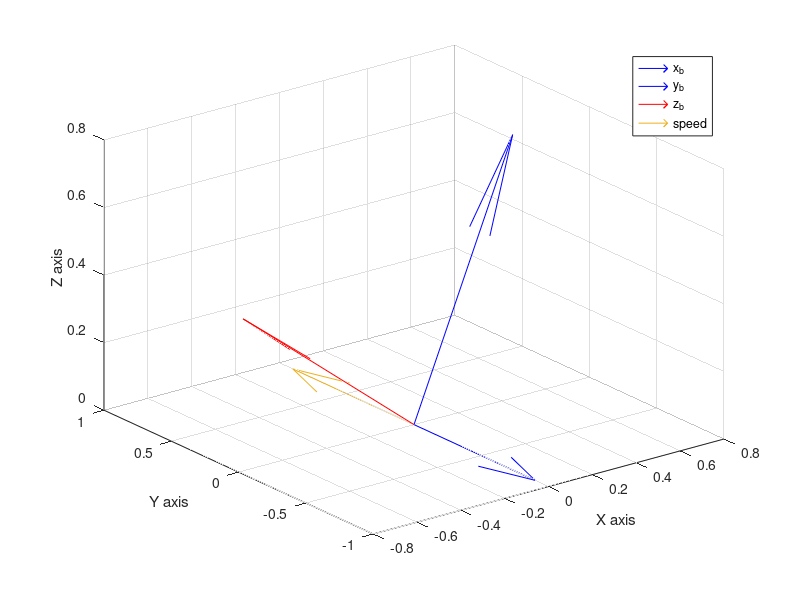

Write MATLAB code to recreate this figure. (Note: this script raises an error after producing the figure.)
%% Initial condition
clear
close all
clc

x_v = [1; 0; 0];
y_v = [0; 1; 0];
z_v = [0; 0; 1];
origin = [0; 0; 0];

PHI0 = 60;                                  % Initial roll angle (Between non-spinning frame and inertial) [deg]
PHI0 = deg2rad(PHI0);
THETA0 = 0;                                 % Initial pitch angle (Between non-spinning frame and inertial) [deg]
THETA0 = deg2rad(THETA0);
PSI0 = 270;                                 % Initial yaw angle (Between non-spinning frame and inertial) [deg]
PSI0 = deg2rad(PSI0);
ThAng = deg2rad(90);
speed = [cos(ThAng) sin(ThAng) 0];
RI01 = [
    1, 0, 0;
    0, cos(PHI0), sin(PHI0);
    0, -sin(PHI0), cos(PHI0)
    ];
RI02 = [
    cos(THETA0), 0, -sin(THETA0);
    0, 1, 0;
    sin(THETA0), 0, cos(THETA0)
];
RI03 = [
    cos(PSI0), sin(PSI0), 0;
    -sin(PSI0), cos(PSI0), 0;
    0, 0, 1
];
TI0 = RI01*RI02*RI03;
invTI0 = transpose(TI0);

attx = invTI0*x_v;
atty = invTI0*y_v;
attz = invTI0*z_v;

figure(1)
quiver3(origin(1), origin(2), origin(3), attx(1), attx(2), attx(3), 'b')
hold on
quiver3(origin(1), origin(2), origin(3), atty(1), atty(2), atty(3), 'b')
hold on
quiver3(origin(1), origin(2), origin(3), attz(1), attz(2), attz(3), 'r')
hold on
quiver3(origin(1), origin(2), origin(3), speed(1), speed(2), speed(3))
grid on;
xlabel('X axis'), ylabel('Y axis'), zlabel('Z axis')
legend('x_b', 'y_b', 'z_b','speed')
%% Dynamic plot w/ trajectory
clear
clc
close all

PHI0 = 70;                                  % Initial roll angle (Between non-spinning frame and inertial) [deg]
PHI0 = deg2rad(PHI0);
PSI0 = 240;                                 % Initial yaw angle (Between non-spinning frame and inertial) [deg]
PSI0 = deg2rad(PSI0);
THETA0 = 0;                                 % Initial pitch angle (Between non-spinning frame and inertial) [deg]
THETA0 = deg2rad(THETA0);  
load("Returning_Traj_XYZ-U-tout.mat");

RI01 = [
    1, 0, 0;
    0, cos(PHI0), sin(PHI0);
    0, -sin(PHI0), cos(PHI0)
    ];
RI02 = [
    cos(THETA0), 0, -sin(THETA0);
    0, 1, 0;
    sin(THETA0), 0, cos(THETA0)
];
RI03 = [
    cos(PSI0), sin(PSI0), 0;
    -sin(PSI0), cos(PSI0), 0;
    0, 0, 1
];
TI0 = RI01*RI02*RI03;
invTI0 = transpose(TI0);
phi = phi1;
theta = theta1;
psi = psi1;
% figure(1)

x_v = [1; 0; 0];
y_v = [0; 1; 0];
z_v = [0; 0; 1];
for i = 1:10:length(phi)
    R1 = [
    1, 0, 0;
    0, cos(phi(i)), sin(phi(i));
    0, -sin(phi(i)), cos(phi(i))
    ];
    R2 = [
    cos(theta(i)), 0, -sin(theta(i));
    0, 1, 0;
    sin(theta(i)), 0, cos(theta(i))
    ];
    R3 = [
    cos(psi(i)), sin(psi(i)), 0;
    -sin(psi(i)), cos(psi(i)), 0;
    0, 0, 1
    ];
    invT0 = R3*R2*R1;
    attx = invTI0*invT0*x_v;
    atty = invTI0*invT0*y_v;
    attz = invTI0*invT0*z_v;
    % figure(1)
    % quiver3(origin(1),origin(2),origin(3), attx(1), attx(2), attx(3), 'b')
    % hold on
    % quiver3(origin(1),origin(2),origin(3), atty(1), atty(2), atty(3), 'b')
    % hold on
    % quiver3(origin(1),origin(2),origin(3), attz(1), attz(2), attz(3), 'r')
    % hold off

    figure(1);
    plot3(R_inertial1(:,1),R_inertial1(:,2),R_inertial1(:,3),'k-')
    hold on
    quiver3(R_inertial1(i,1),R_inertial1(i,2),R_inertial1(i,3), attx(1), attx(2), attx(3), 'b')
    hold on
    quiver3(R_inertial1(i,1),R_inertial1(i,2),R_inertial1(i,3), atty(1), atty(2), atty(3), 'b')
    hold on
    quiver3(R_inertial1(i,1),R_inertial1(i,2),R_inertial1(i,3), attz(1), attz(2), attz(3), 'r')    
    xlabel('X axis'), ylabel('Y axis'), zlabel('Z axis')
    hold off
    legend('Trajectory', 'x_b', 'y_b', 'z_b','interpreter', 'TeX')
    grid on
    % pause(.00000001)
    xlim([-15 15])
    ylim([-15 10])
    zlim([-2 10])
end
%% Dynamic plot no trajectory
clear
clc
close all

PHI0 = 70;                                  % Initial roll angle (Between non-spinning frame and inertial) [deg]
PHI0 = deg2rad(PHI0);
PSI0 = 240;                                 % Initial yaw angle (Between non-spinning frame and inertial) [deg]
PSI0 = deg2rad(PSI0);
THETA0 = 0;                                 % Initial pitch angle (Between non-spinning frame and inertial) [deg]
THETA0 = deg2rad(THETA0);  
% load("Returning_Traj_XYZ-U-tout.mat");

RI01 = [
    1, 0, 0;
    0, cos(PHI0), sin(PHI0);
    0, -sin(PHI0), cos(PHI0)
    ];
RI02 = [
    cos(THETA0), 0, -sin(THETA0);
    0, 1, 0;
    sin(THETA0), 0, cos(THETA0)
];
RI03 = [
    cos(PSI0), sin(PSI0), 0;
    -sin(PSI0), cos(PSI0), 0;
    0, 0, 1
];
TI0 = RI01*RI02*RI03;
invTI0 = transpose(TI0);
% phi = phi1;
% theta = theta1;
% psi = psi1;
% figure(1)

x_v = [1; 0; 0];
y_v = [0; 1; 0];
z_v = [0; 0; 1];
origin = [0; 0; 0];
for i = 1:50:length(phi)
    R1 = [
    1, 0, 0;
    0, cos(phi(i)), sin(phi(i));
    0, -sin(phi(i)), cos(phi(i))
    ];
    R2 = [
    cos(theta(i)), 0, -sin(theta(i));
    0, 1, 0;
    sin(theta(i)), 0, cos(theta(i))
    ];
    R3 = [
    cos(psi(i)), sin(psi(i)), 0;
    -sin(psi(i)), cos(psi(i)), 0;
    0, 0, 1
    ];
    invT0 = R3*R2*R1;
    attx = invTI0*invT0*x_v;
    atty = invTI0*invT0*y_v;
    attz = invTI0*invT0*z_v;
    figure(1)
    quiver3(origin(1),origin(2),origin(3), attx(1), attx(2), attx(3), 'b')
    hold on
    quiver3(origin(1),origin(2),origin(3), atty(1), atty(2), atty(3), 'b')
    hold on
    quiver3(origin(1),origin(2),origin(3), attz(1), attz(2), attz(3), 'r')
    
    hold off
    legend('x_b', 'y_b', 'z_b','interpreter', 'TeX')
    grid on
    % pause(.00000001)
    xlim([-2 2])
    ylim([-2 2])
    zlim([-2 2])
end

%% Dynamic plot no trajectory
clear
clc
close all

PHI0 = 70;                                  % Initial roll angle (Between non-spinning frame and inertial) [deg]
PHI0 = deg2rad(PHI0);
PSI0 = 240;                                 % Initial yaw angle (Between non-spinning frame and inertial) [deg]
PSI0 = deg2rad(PSI0);
THETA0 = 0;                                 % Initial pitch angle (Between non-spinning frame and inertial) [deg]
THETA0 = deg2rad(THETA0);  
load("Returning_Traj_XYZ-U-tout.mat");

RI01 = [
    1, 0, 0;
    0, cos(PHI0), sin(PHI0);
    0, -sin(PHI0), cos(PHI0)
    ];
RI02 = [
    cos(THETA0), 0, -sin(THETA0);
    0, 1, 0;
    sin(THETA0), 0, cos(THETA0)
];
RI03 = [
    cos(PSI0), sin(PSI0), 0;
    -sin(PSI0), cos(PSI0), 0;
    0, 0, 1
];
TI0 = RI01*RI02*RI03;
invTI0 = transpose(TI0);
phi = phi1;
theta = theta1;
psi = psi1;
% figure(1)

x_v = [1; 0; 0];
y_v = [0; 1; 0];
z_v = [0; 0; 1];
origin = [0; 0; 0];
for i = 1:10:length(phi)
    R1 = [
    1, 0, 0;
    0, cos(phi(i)), sin(phi(i));
    0, -sin(phi(i)), cos(phi(i))
    ];
    R2 = [
    cos(theta(i)), 0, -sin(theta(i));
    0, 1, 0;
    sin(theta(i)), 0, cos(theta(i))
    ];
    R3 = [
    cos(psi(i)), sin(psi(i)), 0;
    -sin(psi(i)), cos(psi(i)), 0;
    0, 0, 1
    ];
    T0 = R1*R2*R3;
    attx = (T0*TI0)*x_v;
    atty = (T0*TI0)*y_v;
    attz = (T0*TI0)*z_v;
    figure(1)
    quiver3(origin(1),origin(2),origin(3), attx(1), attx(2), attx(3), 'b')
    hold on
    quiver3(origin(1),origin(2),origin(3), atty(1), atty(2), atty(3), 'b')
    hold on
    quiver3(origin(1),origin(2),origin(3), attz(1), attz(2), attz(3), 'r')
    
    hold off
    legend('x_b', 'y_b', 'z_b','interpreter', 'TeX')
    grid on
    % pause(.00000001)
    xlim([-2 2])
    ylim([-2 2])
    zlim([-2 2])
end